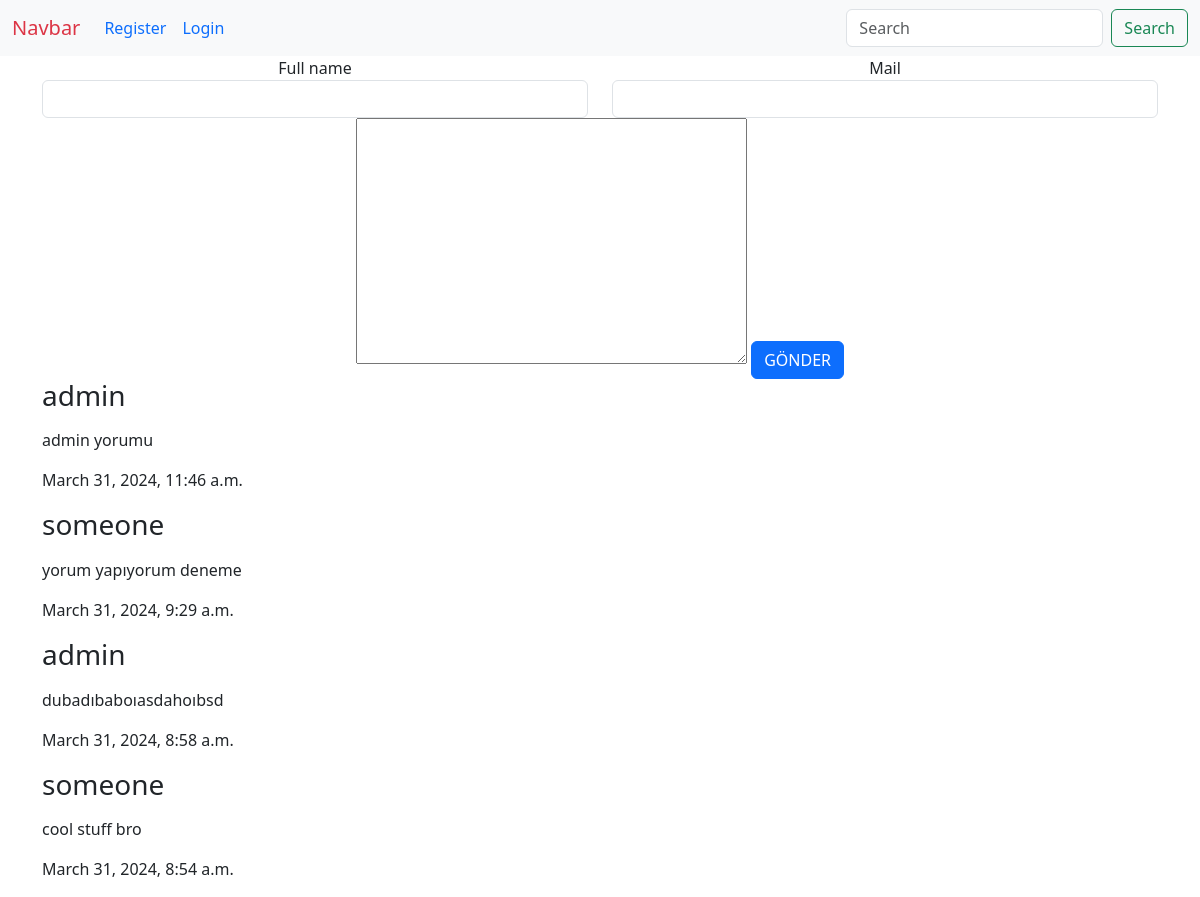
The page / on the database its author committed.
### app/models.py (models this page shows, shortened)
class Comment(models.Model):
    full_name = models.CharField(max_length=1000)
    mail = models.EmailField(max_length = 1500)
    text = RichTextField()
    date = models.DateTimeField(auto_now_add = True , blank = True , null = True)
    user = models.ForeignKey(User,on_delete = models.CASCADE)

### app/views.py (the view, shortened to what this page needs)
# urls.py: path('',index,name="index"),
def index(request):
    comment = Comment.objects.all()
    comment_reverse = reversed(comment)
    form = CommentForm()
    context = {
        'comment':comment_reverse,
        'form':form
    }
    return render(request,'app/index.html',context)

### app/forms.py
class CommentForm(forms.ModelForm):
    class Meta:
        model = Comment
        fields = ['full_name','mail','text']
        widgets = {
            'full_name':forms.TextInput(attrs={'class':'form-control'}),
            'mail':forms.EmailInput(attrs={'class':'form-control'}),
        }

### app/templates/app/index.html (shortened to what this page needs)
{% extends "base.html" %}
{% load static %}
{% block content %}
  <div class="container">
    <form class="text-center" method="POST" novalidate>
    <div class="row">
      <div class="col-6">
        <label>{{form.full_name.label}}</label>
        {{form.full_name}}
      </div>
      <div class="col-6">
        <label>{{form.mail.label}}</label>
        {{form.mail}}
      </div>
      <div class="col-12">
        <label>{{form.text}}</label>
        <input type="submit" value="GÖNDER" class="btn btn-primary rounded">
      </div>
    </div>
  </form>
  </div>
  <div class="container">
    {% for c in comment %}
    <div class="row">
      <div class="col-12">
        <h3>{{c.full_name|safe}}</h3>
        <p>{{c.text|safe}}</p>
        <p>{{c.date}}</p>
      </div>
    </div>
    {% endfor %}
  </div>
{% endblock content %}

### templates/base.html (shortened to what this page needs)
{% load static %}
<!DOCTYPE html>
<html lang="en">
<head>
    <link href="https://cdn.jsdelivr.net/npm/bootstrap@5.3.3/dist/css/bootstrap.min.css" rel="stylesheet">
</head>
<body>
    {% include "partials/_navbar.html" %}
    {% block content %}
    {% endblock content %}
</body>
</html>

### templates/partials/_navbar.html (shortened to what this page needs)
{% load static %}
<nav class="navbar navbar-expand-lg bg-body-tertiary">
    <div class="container-fluid">
      <a class="navbar-brand text-danger" href="#">Navbar</a>
      <div class="collapse navbar-collapse" id="navbarSupportedContent">
        <ul class="navbar-nav me-auto mb-2 mb-lg-0">
          {% if request.user.is_authenticated %}
          <li class="nav-item">
            <a class="nav-link text-primary" aria-current="page" href="{% url 'logout' %}">Log Out</a>
          </li>
          <li class="nav-item">
            <a class="nav-link text-primary" href="{% url 'changepassword' %}">Change Password</a>
          </li>
          {% else %}
          <li class="nav-item">
            <a class="nav-link text-primary" href="{% url 'register' %}">Register</a>
          </li>
          <li class="nav-item">
            <a class="nav-link text-primary" href="{% url 'login' %}">Login</a>
          </li>
          {% endif %}
        </ul>
        <form class="d-flex" role="search">
          <input class="form-control me-2" type="search" placeholder="Search" aria-label="Search">
          <button class="btn btn-outline-success" type="submit">Search</button>
        </form>
      </div>
    </div>
  </nav>

### rows shown on the page
Comment: full_name "admin", text "admin yorumu", date "March 31, 2024, 11:46 a.m."
Comment: full_name "someone", text "yorum yapıyorum deneme", date "March 31, 2024, 9:29 a.m."
Comment: full_name "admin", text "dubadıbaboıasdahoıbsd", date "March 31, 2024, 8:58 a.m."
Comment: full_name "someone", text "cool stuff bro", date "March 31, 2024, 8:54 a.m."
